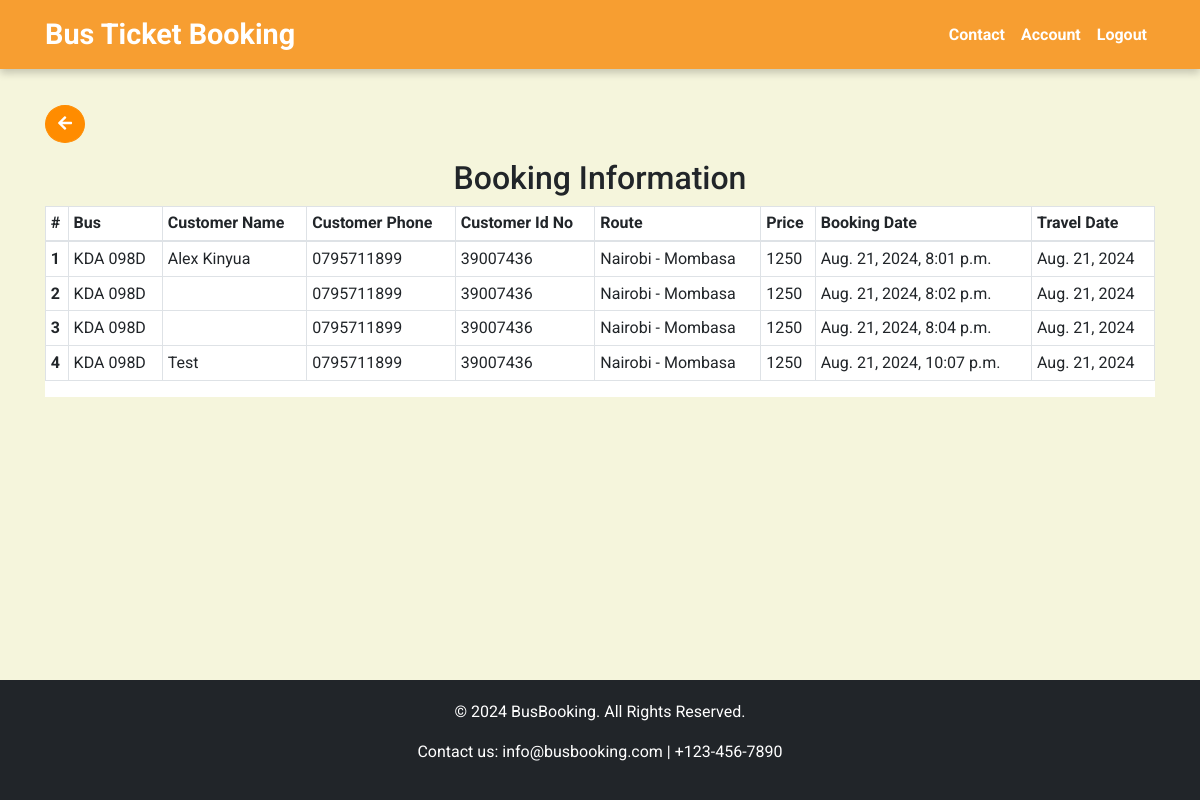
Page /bookings (signed in) on the committed database.
### busapp/models.py (models this page shows, shortened)
class Booking(models.Model):
    bus = models.ForeignKey(Bus, on_delete=models.CASCADE)
    route = models.ForeignKey(Route, on_delete=models.CASCADE, default=True)
    customer_name = models.CharField(max_length=100, default="user")
    customer_email = models.EmailField(null=True)
    customer_phone = models.CharField(max_length=10, default=0)
    customer_id_number = models.CharField(max_length=20, default=1)
    booking_date = models.DateTimeField(auto_now_add=True)

class Bus(models.Model):
    number_plate = models.CharField(max_length=50)
    available_seats = models.IntegerField()
    status = models.CharField(max_length=30, default="AVAILABLE")
    route = models.ForeignKey(Route, on_delete=models.CASCADE, related_name='buses', default=1)
    travel_date = models.DateField(default=timezone.now)
    def __str__(self):
        return self.number_plate

class Route(models.Model):
    starting_point = models.CharField(max_length=50)
    destination = models.CharField(max_length=50)
    price = models.BigIntegerField(default=0)
    def __str__(self):
        return self.starting_point + " - " + self.destination

### busapp/views.py (the view)
# urls.py: path('bookings', views.all_bookings, name="bookings"),
@login_required
def all_bookings(request):
    bookings = Booking.objects.all()
    return render(request, "busapp/admin/bookings.html", {'bookings':bookings})

### busapp/templates/busapp/admin/bookings.html
{% extends "busapp/base.html" %}
{% load static %}
{% block content %}
<div class="container mb-5">
    {% if user.is_staff %}
    <a class="btn btn-primary rounded-circle mb-3" href="{% url 'admin_account' %}"><i class="fas fa-arrow-left"></i></a>
    {% else %}
    <a class="btn btn-primary rounded-circle mb-3" href="{% url 'user_account' %}"><i class="fas fa-arrow-left"></i></a>
    {% endif %}
    <h2 class="text-center">Booking Information</h2>
    <div class="row">
        <div class="col-md-12">
            <div class="table-responsive bg-white" style="max-height: 400px; overflow-y: auto;">
                <table class="table table-bordered table-sm table-hover">
                    <thead>
                        <tr>
                            <th scope="col">#</th>
                            <th scope="col">Bus</th>
                            <th scope="col">Customer Name</th>
                            <th scope="col">Customer Phone</th>
                            <th scope="col">Customer Id No</th>
                            <th scope="col">Route</th>
                            <th scope="col">Price</th>
                            <th scope="col">Booking Date</th>
                            <th scope="col">Travel Date</th>
                        </tr>
                    </thead>
                    <tbody>
                        {% for booking in bookings %}
                        <tr>
                            <th scope="row">{{ forloop.counter }}</th>
                            <td>{{ booking.bus }}</td>
                            <td>{{ booking.customer_name }}</td>
                            <td>{{ booking.customer_phone }}</td>
                            <td>{{ booking.customer_id_number }}</td>
                            <td>{{ booking.route }}</td>
                            <td>{{ booking.route.price }}</td>
                            <td>{{ booking.booking_date}}</td>
                            <td>{{ booking.bus.travel_date }}</td>
                        </tr>
                        {% endfor %}
                    </tbody>
                </table>
            </div>
        </div>
    </div>
</div>
{% endblock %}

### busapp/static/css/style.css (style rules this page uses)
html, body { height: 100%; margin: 0; display: flex; flex-direction: column; scroll-behavior: smooth; }
body { font-family: 'Roboto', sans-serif; background-color: #F5F5DC; }
.btn { background-color: #ff8c00 !important; border-color: #ff8c00 !important; color: white !important; }

### rows in the picture
Booking: bus "KDA 098D", customer_name "Alex Kinyua", customer_phone "0795711899", customer_id_number "39007436", route "Nairobi - Mombasa", route.price "1250", booking_date "Aug. 21, 2024, 8:01 p.m.", bus.travel_date "Aug. 21, 2024"
Booking: bus "KDA 098D", customer_phone "0795711899", customer_id_number "39007436", route "Nairobi - Mombasa", route.price "1250", booking_date "Aug. 21, 2024, 8:02 p.m.", bus.travel_date "Aug. 21, 2024"
Booking: bus "KDA 098D", customer_phone "0795711899", customer_id_number "39007436", route "Nairobi - Mombasa", route.price "1250", booking_date "Aug. 21, 2024, 8:04 p.m.", bus.travel_date "Aug. 21, 2024"
Booking: bus "KDA 098D", customer_name "Test", customer_phone "0795711899", customer_id_number "39007436", route "Nairobi - Mombasa", route.price "1250", booking_date "Aug. 21, 2024, 10:07 p.m.", bus.travel_date "Aug. 21, 2024"
